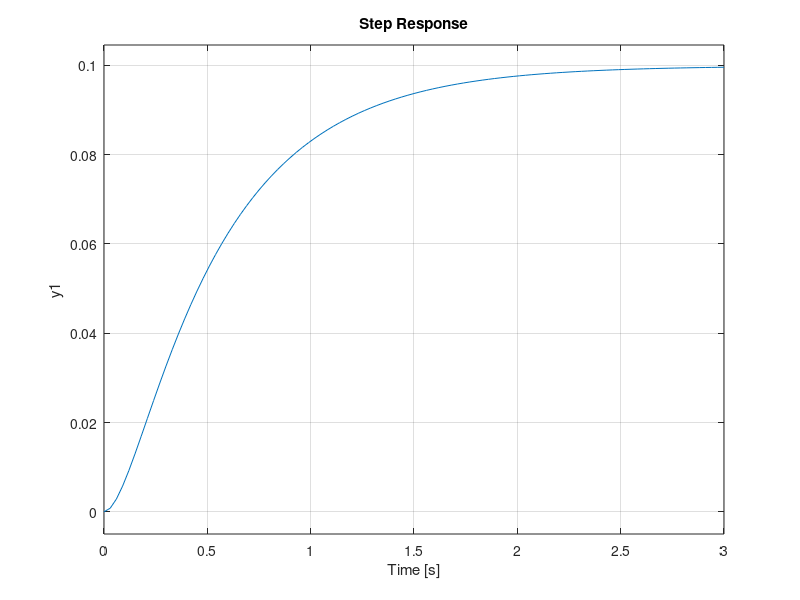
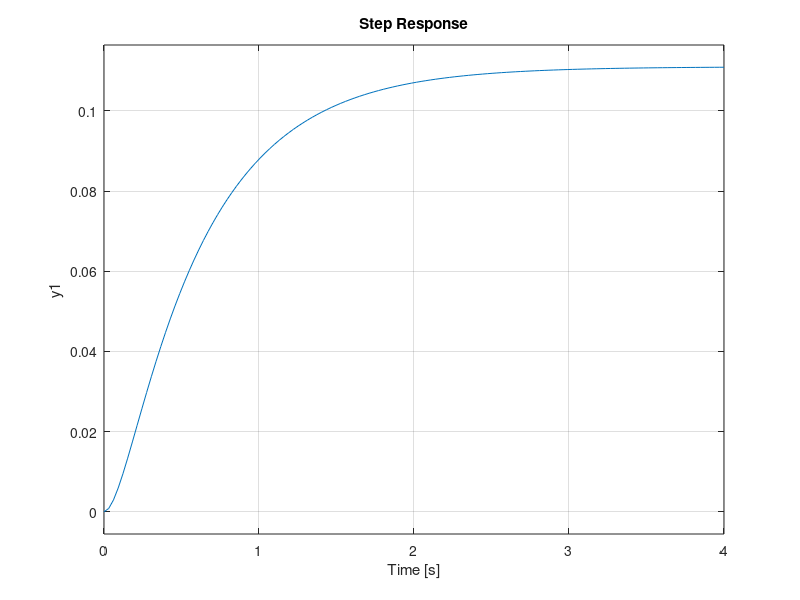

Here is the MATLAB script that generated these plots, in order:
j = 0.01;
b = 0.1;
k = 0.01;
r =1;
l =0.5
num = k;
denom = [j*l (j*r+l*b) (b*r+k^2)]

cruse = tf(num,denom)
open_system = tf(num,denom)
closed_sys =  feedback(open_system,1,1)
step(open_system)
figure()
step(closed_sys)
    